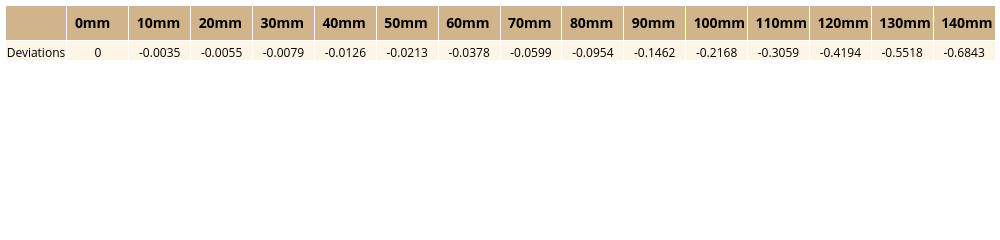

Here is the notebook cell this chart was saved with:
### Code cell
#diagram for all meas
Vi = (Vi_l+Vi_r)/2
dU = (Vi-Vi[0])/Vi[0]
r = np.arange(0,141,10)

#plot
plt.figure(figsize=(7,4))
plt.scatter(r, dU, label='data points', color='mediumvioletred')
plt.plot(r, dU, ':', label='spline', color='palevioletred')
plt.grid(ls=':')
plt.title('Relative Deviations of U')
plt.legend()
plt.xlabel('radius $r$ in $[mm]$')
plt.ylabel('Deviation')
ax = plt.gca()
ax.set_facecolor("oldlace")
plt.tight_layout()
plt.savefig('SLE_ΔV')




pressure = pd.DataFrame([np.round(dU, decimals=4)],
                        index=np.array(['Deviations']),
                         columns=np.array(['0mm', '10mm', '20mm', '30mm', '40mm', '50mm', '60mm', '70mm', '80mm', '90mm', '100mm', '110mm', '120mm', '130mm', '140mm']))
#pressure = pressure.transpose()
#dfi = df2img.plot_dataframe(pressure,  tbl_cells=dict(fill_color='blue'), row_fill_color=("#ffffff", "#d7d8d6"), fig_size=(1200, 1000))
dfi = df2img.plot_dataframe(pressure, tbl_header={
        "align": "left",
        "fill_color": "tan",
        "font_color": "black",
        "font_size": 14,
    },
                            tbl_cells={
        "align": "center",
        "fill_color": "oldlace",
        "font_color": "black",
    },
    fig_size=(1000, 100),
    show_fig=False)
dfi.show()

#df2img.save_dataframe(fig=dfi, filename="SlE.png")

### Figure 1 — Plotly figure (JSON) as saved in the notebook; plotly's stock layout.template omitted (floating-point values rounded to 4 significant figures)
{"data": [{"cells": {"align": "center", "fill": {"color": "oldlace"}, "font": {"color": "black"}, "values": [["Deviations"], [0], [-0.0035], [-0.0055], [-0.0079], [-0.0126], [-0.0213], [-0.0378], [-0.0599], [-0.0954], [-0.1462], [-0.2168], [-0.3059], [-0.4194], [-0.5518], [-0.6843]]}, "header": {"align": "left", "fill": {"color": "tan"}, "font": {"color": "black", "size": 14}, "values": ["<b><b>", "<b>0mm<b>", "<b>10mm<b>", "<b>20mm<b>", "<b>30mm<b>", "<b>40mm<b>", "<b>50mm<b>", "<b>60mm<b>", "<b>70mm<b>", "<b>80mm<b>", "<b>90mm<b>", "<b>100mm<b>", "<b>110mm<b>", "<b>120mm<b>", "<b>130mm<b>", "<b>140mm<b>"]}, "type": "table"}], "layout": {"height": 100, "margin": {"autoexpand": false, "b": 5, "l": 5, "r": 5, "t": 5}, "title": {"x": 0.01, "xanchor": "left"}, "width": 1000}}
